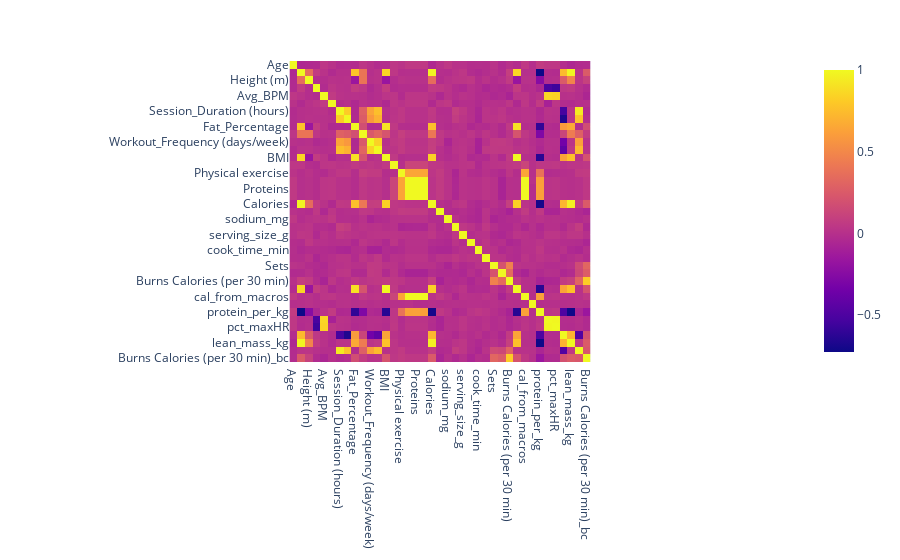

This figure's notebook cell:
### Markdown cell above
d) (0.75 pts) Realiza un gráfico que muestre las correlaciones entre variables numéricas. ¿Hay alguna correlación fuerte o inesperada?

### Code cell
numeric_cols = [k for k, v in desc.items() if v["tipo"] in ("float64", "int")]

corrs = lifeStyleData.corr(numeric_only=True)
px.imshow(corrs)

### Figure 1 — Plotly figure (JSON) as saved in the notebook; plotly's stock layout.template omitted (floating-point values rounded to 4 significant figures; data arrays with more than 128 entries replaced by an {"elided": "..."} marker saying what was removed)
{"data": [{"coloraxis": "coloraxis", "hovertemplate": "x: %{x}<br>y: %{y}<br>color: %{z}<extra></extra>", "name": "0", "type": "heatmap", "x": ["Age", "Weight (kg)", "Height (m)", "Max_BPM", "Avg_BPM", "Resting_BPM", "Session_Duration (hours)", "Calories_Burned", "Fat_Percentage", "Water_Intake (liters)", "Workout_Frequency (days/week)", "Experience_Level", "BMI", "Daily meals frequency", "Physical exercise", "Carbs", "Proteins", "Fats", "Calories", "sugar_g", "sodium_mg", "cholesterol_mg", "serving_size_g", "prep_time_min", "cook_time_min", "rating", "Sets", "Reps", "Burns Calories (per 30 min)", "BMI_calc", "cal_from_macros", "pct_carbs", "protein_per_kg", "pct_HRR", "pct_maxHR", "cal_balance", "lean_mass_kg", "expected_burn", "Burns Calories (per 30 min)_bc"], "xaxis": "x", "y": ["Age", "Weight (kg)", "Height (m)", "Max_BPM", "Avg_BPM", "Resting_BPM", "Session_Duration (hours)", "Calories_Burned", "Fat_Percentage", "Water_Intake (liters)", "Workout_Frequency (days/week)", "Experience_Level", "BMI", "Daily meals frequency", "Physical exercise", "Carbs", "Proteins", "Fats", "Calories", "sugar_g", "sodium_mg", "cholesterol_mg", "serving_size_g", "prep_time_min", "cook_time_min", "rating", "Sets", "Reps", "Burns Calories (per 30 min)", "BMI_calc", "cal_from_macros", "pct_carbs", "protein_per_kg", "pct_HRR", "pct_maxHR", "cal_balance", "lean_mass_kg", "expected_burn", "Burns Calories (per 30 min)_bc"], "yaxis": "y", "z": {"elided": "39x39 float values"}}], "layout": {"coloraxis": {"colorscale": [[0, "#0d0887"], [0.1111, "#46039f"], [0.2222, "#7201a8"], [0.3333, "#9c179e"], [0.4444, "#bd3786"], [0.5556, "#d8576b"], [0.6667, "#ed7953"], [0.7778, "#fb9f3a"], [0.8889, "#fdca26"], [1, "#f0f921"]]}, "margin": {"t": 60}, "xaxis": {"anchor": "y", "constrain": "domain", "domain": [0, 1], "scaleanchor": "y"}, "yaxis": {"anchor": "x", "autorange": "reversed", "constrain": "domain", "domain": [0, 1]}}}
